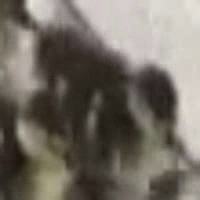
#> input picture frame 40 of computer-vision/duckTracking/3D Modelling/tracked_duck.avi, 200 x 200 px, given in place of ducks.mp4, which was not available
$ python duckPoseTracking.py
#> lines starting #> are read from the running program, lines starting #| are printed output that depends on the picture; pictures that were not available may be replaced by others from this repository, and a replacement may not be noted
import numpy as np
import time
import cv2
import imutils
cv2.namedWindow('matches', 0)
import matplotlib
matplotlib.use('Agg')
from matplotlib import pyplot as plt
from scipy.spatial.transform import Rotation
cv2.namedWindow('matches', cv2.WINDOW_NORMAL)
cv2.namedWindow('motion', cv2.WINDOW_NORMAL)

FRAME_HEIGHT = 7207


video = cv2.VideoCapture("ducks.mp4")

ret, prev_frame = video.read()
#> prev_frame is the input picture: shape (200, 200, 3); mean B, G, R 101.3, 109.7, 115.8
width, height = int(video.get(cv2.CAP_PROP_FRAME_WIDTH)), int(video.get(cv2.CAP_PROP_FRAME_HEIGHT))
cv2.resizeWindow('matches', prev_frame.shape[1], prev_frame.shape[0])
cv2.resizeWindow('motion', prev_frame.shape[1], prev_frame.shape[0])


# Camera intrinsic parameters
fx = 1762.3818658905311
fy = 1771.882532753107
x0 = width / 2
y0 = height / 2

K = np.array([[fx, 0, x0],
                [0, fy, y0],
                [0, 0, 1]])

class OrbPoints:
    def __init__(self):
        self.orb = cv2.ORB_create()
        self.bf = cv2.BFMatcher(cv2.NORM_HAMMING, crossCheck=True)

    def detect_and_compute(self, img):
        orb_image = cv2.cvtColor(img, cv2.COLOR_BGR2GRAY)
        orb_image = cv2.resize(orb_image, (640, 360))
        kp, des = self.orb.detectAndCompute(img, None)
        return kp, des

    def match_descriptors(self, des1, des2):
        matches = self.bf.match(des1, des2)
        matches = sorted(matches, key=lambda x: x.distance)
        return matches

    def draw_matches(self, img1, kp1, img2, kp2, matches):
        img3 = cv2.drawMatches(img1, kp1, img2, kp2, matches[:10], None, flags=cv2.DrawMatchesFlags_NOT_DRAW_SINGLE_POINTS)
        return img3

    def calculate_motion(self, kp1, kp2, matches):
        # get motion from one frame to another
        print("--------------------")
        matched_points_1 = np.array([kp1[match.queryIdx].pt for match in matches])
        matched_points_2 = np.array([kp2[match.trainIdx].pt for match in matches])

        if len(matched_points_1) < 8 or len(matched_points_2) < 8:
            return None

        # print(f"matched_points_1: {matched_points_1}")
        # print(f"matched_points_2: {matched_points_2}")
        # draw each in a different plot, match the points with the same index with color
        fig = plt.figure(figsize=(15,15))
        plt.tight_layout()
        ax1 = fig.add_subplot(221)
        ax2 = fig.add_subplot(222)
        ax3 = fig.add_subplot(223)
        ax4 = fig.add_subplot(224)
        # Assigning colors to each point
        colors = np.random.rand(len(matched_points_1), 3)
        # Plotting the first set of points
        ax1.scatter(matched_points_1[:, 0], matched_points_1[:, 1], c=colors)
        ax1.set_title('First set of points')
        # Plotting the second set of points
        ax2.scatter(matched_points_2[:, 0], matched_points_2[:, 1], c=colors)
        ax2.set_title('Second set of points')

        center_1 = np.mean(matched_points_1, axis=0)
        center_2 = np.mean(matched_points_2, axis=0)

        # Plotting the centers of the points
        ax1.scatter(center_1[0], center_1[1], c='r', marker='x')
        ax2.scatter(center_2[0], center_2[1], c='r', marker='x')

        # center each set of points at the origin
        centered_points_1 = matched_points_1 - center_1
        centered_points_2 = matched_points_2 - center_2

        # plot the centered points
        ax3 = fig.add_subplot(223)
        ax3.scatter(centered_points_1[:, 0], centered_points_1[:, 1], c=colors)
        ax3.scatter(centered_points_2[:, 0], centered_points_2[:, 1], c=colors)
        ax3.scatter(0,0, c='r', marker='x')

        # Estimate the essential matrix from point to point correspondences
        E, mask = cv2.findEssentialMat(centered_points_1, centered_points_2, K, method=cv2.RANSAC, prob=0.999, threshold=1.0)

        inliers1 = centered_points_1[mask]
        inliers2 = centered_points_2[mask]

        # Decompose the essential matrix to get the relative rotation and translation
        _, R, t, mask = cv2.recoverPose(E, centered_points_1, centered_points_2, K)
        # _, R, t, _ = cv2.recoverPose(E, inliers1, inliers2, K)

        # R, _ = cv2.Rodrigues(R)

        recovered_rotation_euler = Rotation.from_matrix(R).as_euler('xyz', degrees=True)

        print(f"recovered_rotation_euler: {recovered_rotation_euler}")
        print(f"t: {t}")
        print(f"R: {R}")

        # calculate the rotation matrix
        H = np.dot(centered_points_1.T, centered_points_2)

        # calculate the singular value decomposition
        U, S, Vt = np.linalg.svd(H)

        # calculate the rotation matrix
        R = np.dot(Vt.T, U.T)

        # calculate the translation vector
        t = center_2 - np.dot(R, center_1)
        print("--------------------")
        print(f"t: {t}")
        print(f"R: {R}")

        # calculate the transformed points
        transformed_points = np.dot(centered_points_1, R.T) + t

        # plot the transformed points
        ax4 = fig.add_subplot(224)
        ax4.scatter(transformed_points[:, 0], transformed_points[:, 1], c=colors)
        ax4.scatter(centered_points_2[:, 0], centered_points_2[:, 1], c=colors)

        # plot the center of the points
        ax4.scatter(0,0, c='r', marker='x')

        # angle of rotation
        angle = np.arctan2(R[1, 0], R[0, 0])
        # x translation
        t[0]
        # y translation
        t[1]

        # print(f"angle: {angle}")
        # print(f"t: {t}")
        print("--------------------")

        return fig

orb_points = OrbPoints()
while ret:
    ret, frame = video.read()
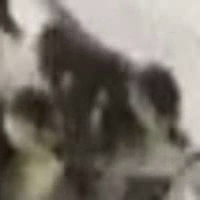
#> input picture frame 41 of computer-vision/duckTracking/3D Modelling/tracked_duck.avi, 200 x 200 px, given in place of ducks.mp4, which was not available
#> frame is the input picture: shape (200, 200, 3); mean B, G, R 105.9, 114.3, 120.4
    if not ret:
        break

    kp1, des1 = orb_points.detect_and_compute(prev_frame)
#> in detect_and_compute, `orb_image = cv2.cvtColor(img, cv2.COLOR_BGR2GRAY)`:
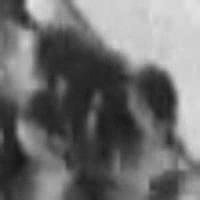
#> orb_image: shape (200, 200); min 22, max 230, mean 110.6
#> in detect_and_compute, `orb_image = cv2.resize(orb_image, (640, 360))`:
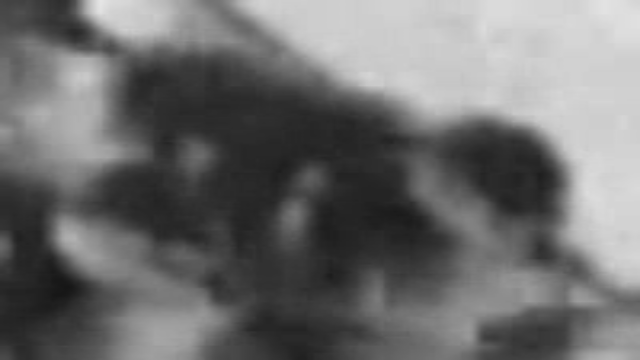
#> orb_image: shape (360, 640); min 22, max 229, mean 110.5
#> in detect_and_compute, `kp, des = self.orb.detectAndCompute(img, None)`: kp = 13 keypoints; strongest (x, y, size): (133, 64, 64.3), (131, 71, 64.3), (92, 114, 53.6), (91, 114, 64.3)
#> kp1 has the same summary as kp in detect_and_compute
    kp2, des2 = orb_points.detect_and_compute(frame)
#> in detect_and_compute (call 2), `orb_image = cv2.cvtColor(img, cv2.COLOR_BGR2GRAY)`:
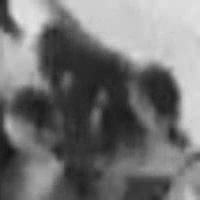
#> orb_image: shape (200, 200); min 18, max 229, mean 115.2
#> in detect_and_compute (call 2), `orb_image = cv2.resize(orb_image, (640, 360))`:
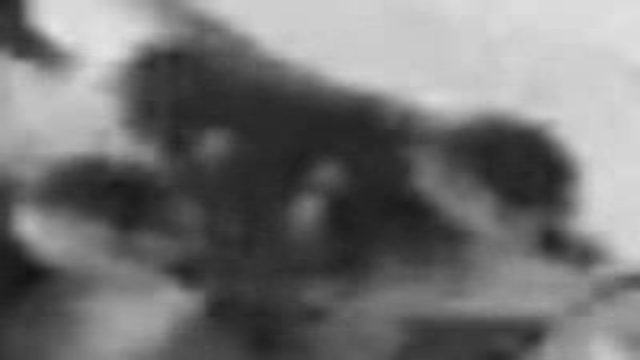
#> orb_image: shape (360, 640); min 18, max 229, mean 115.1
#> in detect_and_compute (call 2), `kp, des = self.orb.detectAndCompute(img, None)`: kp = 15 keypoints; strongest (x, y, size): (66, 75, 64.3), (95, 112, 64.3), (46, 88, 44.6), (67, 74, 53.6)
#> kp2 has the same summary as kp in detect_and_compute

    matches = orb_points.match_descriptors(des1, des2)
#> in match_descriptors, `matches = self.bf.match(des1, des2)`: matches = 6 matches
#> matches = 6 matches
    fig = orb_points.calculate_motion(kp1, kp2, matches)
#> in calculate_motion, `matched_points_1 = np.array([kp1[match.queryIdx].pt for match in match..`: matched_points_1 = [[91.24, 114], [92.16, 113.8], [96.77, 95.04], [95.55, 95.55], [97.04, 94.56], [58.75, 77.76]]
#> in calculate_motion, `matched_points_2 = np.array([kp2[match.trainIdx].pt for match in match..`: matched_points_2 = [[95.39, 112], [96, 112.8], [102, 93.31], [101.5, 92.57], [102, 92.07], [66.24, 74.88]]

#> (the run stopped early here; a loop or call above may not have finished)

$ run again, starting later in the video
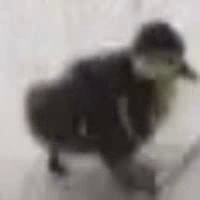
#> input picture frame 182 of computer-vision/duckTracking/3D Modelling/tracked_duck.avi, 200 x 200 px, given in place of ducks.mp4, which was not available
#> prev_frame is the input picture: shape (200, 200, 3); mean B, G, R 129.6, 132, 136.9
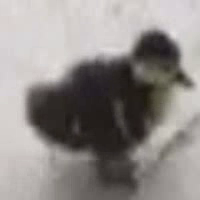
#> input picture frame 183 of computer-vision/duckTracking/3D Modelling/tracked_duck.avi, 200 x 200 px, given in place of ducks.mp4, which was not available
#> frame is the input picture: shape (200, 200, 3); mean B, G, R 136.7, 139.3, 144.2
#> kp = 7 keypoints; (x, y, size): (60, 154, 44.6), (138, 63, 44.6), (83, 131, 53.6), (84, 132, 44.6), (122, 100, 64.3), (83, 131, 64.3), (139, 62, 37.2)
#> kp1 has the same summary as kp in detect_and_compute
#> in detect_and_compute (call 2), `orb_image = cv2.resize(orb_image, (640, 360))`:
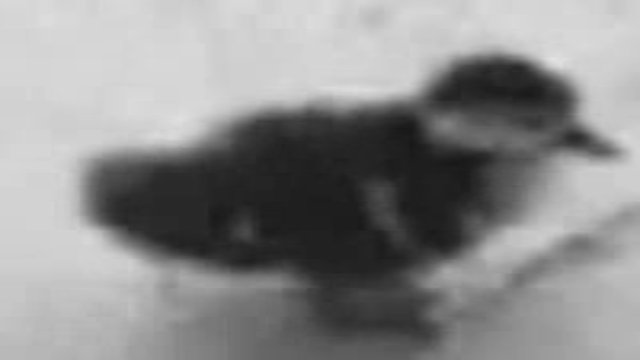
#> orb_image: shape (360, 640); min 23, max 227, mean 140.3
#> kp = 3 keypoints; (x, y, size): (124, 64, 64.3), (76, 130, 53.6), (77, 129, 64.3)
#> kp2 has the same summary as kp in detect_and_compute
#> in match_descriptors, `matches = self.bf.match(des1, des2)`: matches = 2 matches
#> matched_points_1 = [[82.94, 130.6], [82.94, 131.3]]
#> matched_points_2 = [[76.72, 128.6], [76.03, 129.6]]

$ run again, starting later in the video
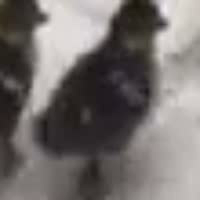
#> input picture frame 324 of computer-vision/duckTracking/3D Modelling/tracked_duck.avi, 200 x 200 px, given in place of ducks.mp4, which was not available
#> prev_frame is the input picture: shape (200, 200, 3); mean B, G, R 108.9, 110.9, 116.1
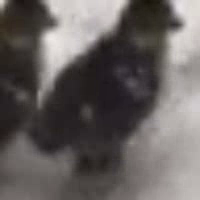
#> input picture frame 325 of computer-vision/duckTracking/3D Modelling/tracked_duck.avi, 200 x 200 px, given in place of ducks.mp4, which was not available
#> frame is the input picture: shape (200, 200, 3); mean B, G, R 95.3, 96.9, 102.3
#> kp = 4 keypoints; (x, y, size): (34, 111, 31), (85, 110, 64.3), (122, 85, 64.3), (85, 117, 77.1)
#> kp1 has the same summary as kp in detect_and_compute
#> in detect_and_compute (call 2), `orb_image = cv2.resize(orb_image, (640, 360))`:
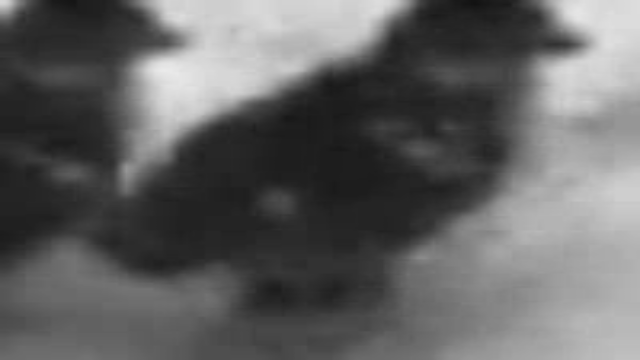
#> orb_image: shape (360, 640); min 18, max 235, mean 98.2
#> kp = 7 keypoints; (x, y, size): (39, 106, 31), (85, 107, 77.1), (85, 108, 64.3), (129, 81, 64.3), (131, 143, 44.6), (39, 93, 31), (87, 114, 77.1)
#> kp2 has the same summary as kp in detect_and_compute
#> in match_descriptors, `matches = self.bf.match(des1, des2)`: matches = 2 matches
#> matched_points_1 = [[122.3, 85.02], [84.6, 117]]
#> matched_points_2 = [[128.6, 80.87], [84.6, 107]]
